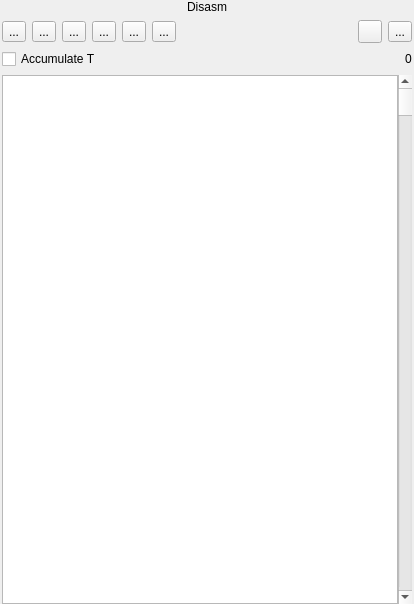
<?xml version="1.0" encoding="UTF-8"?>
<ui version="4.0">
 <class>DisasmWidget</class>
 <widget class="QWidget" name="DisasmWidget">
  <property name="geometry">
   <rect>
    <x>0</x>
    <y>0</y>
    <width>414</width>
    <height>604</height>
   </rect>
  </property>
  <property name="windowTitle">
   <string>Form</string>
  </property>
  <layout class="QVBoxLayout" name="verticalLayout">
   <property name="leftMargin">
    <number>2</number>
   </property>
   <property name="topMargin">
    <number>0</number>
   </property>
   <property name="rightMargin">
    <number>2</number>
   </property>
   <property name="bottomMargin">
    <number>0</number>
   </property>
   <item>
    <widget class="QLabel" name="labHeadDisasm">
     <property name="font">
      <font>
       <pointsize>9</pointsize>
      </font>
     </property>
     <property name="text">
      <string>Disasm</string>
     </property>
     <property name="alignment">
      <set>Qt::AlignCenter</set>
     </property>
    </widget>
   </item>
   <item>
    <layout class="QHBoxLayout" name="horizontalLayout_4">
     <item>
      <widget class="QToolButton" name="tbBreak">
       <property name="toolTip">
        <string>&lt;html&gt;&lt;head/&gt;&lt;body&gt;&lt;p&gt;Breakpoints&lt;/p&gt;&lt;/body&gt;&lt;/html&gt;</string>
       </property>
       <property name="text">
        <string>...</string>
       </property>
       <property name="icon">
        <iconset resource="../../xpeccy.qrc">
         <normaloff>:/images/stop.png</normaloff>:/images/stop.png</iconset>
       </property>
       <property name="popupMode">
        <enum>QToolButton::InstantPopup</enum>
       </property>
      </widget>
     </item>
     <item>
      <widget class="QToolButton" name="tbLabels">
       <property name="toolTip">
        <string>&lt;html&gt;&lt;head/&gt;&lt;body&gt;&lt;p&gt;Labels&lt;/p&gt;&lt;/body&gt;&lt;/html&gt;</string>
       </property>
       <property name="text">
        <string>...</string>
       </property>
       <property name="icon">
        <iconset resource="../../xpeccy.qrc">
         <normaloff>:/images/label.png</normaloff>:/images/label.png</iconset>
       </property>
       <property name="popupMode">
        <enum>QToolButton::InstantPopup</enum>
       </property>
      </widget>
     </item>
     <item>
      <widget class="QToolButton" name="tbView">
       <property name="toolTip">
        <string>&lt;html&gt;&lt;head/&gt;&lt;body&gt;&lt;p&gt;View&lt;/p&gt;&lt;/body&gt;&lt;/html&gt;</string>
       </property>
       <property name="text">
        <string>...</string>
       </property>
       <property name="icon">
        <iconset resource="../../xpeccy.qrc">
         <normaloff>:/images/bars.png</normaloff>:/images/bars.png</iconset>
       </property>
       <property name="popupMode">
        <enum>QToolButton::InstantPopup</enum>
       </property>
      </widget>
     </item>
     <item>
      <widget class="QToolButton" name="tbTrace">
       <property name="toolTip">
        <string>&lt;html&gt;&lt;head/&gt;&lt;body&gt;&lt;p&gt;Trace&lt;/p&gt;&lt;/body&gt;&lt;/html&gt;</string>
       </property>
       <property name="text">
        <string>...</string>
       </property>
       <property name="icon">
        <iconset resource="../../xpeccy.qrc">
         <normaloff>:/images/arrGreen.png</normaloff>:/images/arrGreen.png</iconset>
       </property>
       <property name="popupMode">
        <enum>QToolButton::InstantPopup</enum>
       </property>
      </widget>
     </item>
     <item>
      <widget class="QToolButton" name="tbTool">
       <property name="toolTip">
        <string>&lt;html&gt;&lt;head/&gt;&lt;body&gt;&lt;p&gt;Tools&lt;/p&gt;&lt;/body&gt;&lt;/html&gt;</string>
       </property>
       <property name="text">
        <string>...</string>
       </property>
       <property name="icon">
        <iconset resource="../../xpeccy.qrc">
         <normaloff>:/images/other.png</normaloff>:/images/other.png</iconset>
       </property>
       <property name="popupMode">
        <enum>QToolButton::InstantPopup</enum>
       </property>
      </widget>
     </item>
     <item>
      <widget class="QToolButton" name="tbDbgOpt">
       <property name="toolTip">
        <string>&lt;html&gt;&lt;head/&gt;&lt;body&gt;&lt;p&gt;Options&lt;/p&gt;&lt;/body&gt;&lt;/html&gt;</string>
       </property>
       <property name="text">
        <string>...</string>
       </property>
       <property name="icon">
        <iconset resource="../../xpeccy.qrc">
         <normaloff>:/images/settings.png</normaloff>:/images/settings.png</iconset>
       </property>
       <property name="popupMode">
        <enum>QToolButton::InstantPopup</enum>
       </property>
      </widget>
     </item>
     <item>
      <spacer name="horizontalSpacer_3">
       <property name="orientation">
        <enum>Qt::Horizontal</enum>
       </property>
       <property name="sizeHint" stdset="0">
        <size>
         <width>40</width>
         <height>20</height>
        </size>
       </property>
      </spacer>
     </item>
     <item>
      <widget class="QToolButton" name="tbRefresh">
       <property name="toolTip">
        <string>Reload snapshot &amp; labels</string>
       </property>
       <property name="text">
        <string/>
       </property>
       <property name="icon">
        <iconset resource="../../xpeccy.qrc">
         <normaloff>:/images/refresh.png</normaloff>:/images/refresh.png</iconset>
       </property>
      </widget>
     </item>
     <item>
      <widget class="QToolButton" name="tbSaveDasm">
       <property name="text">
        <string>...</string>
       </property>
       <property name="icon">
        <iconset resource="../../xpeccy.qrc">
         <normaloff>:/images/floppy.png</normaloff>:/images/floppy.png</iconset>
       </property>
       <property name="popupMode">
        <enum>QToolButton::InstantPopup</enum>
       </property>
      </widget>
     </item>
    </layout>
   </item>
   <item>
    <layout class="QHBoxLayout" name="horizontalLayout_5">
     <item>
      <widget class="QCheckBox" name="cbAccT">
       <property name="text">
        <string>Accumulate T</string>
       </property>
      </widget>
     </item>
     <item>
      <spacer name="horizontalSpacer_7">
       <property name="orientation">
        <enum>Qt::Horizontal</enum>
       </property>
       <property name="sizeHint" stdset="0">
        <size>
         <width>40</width>
         <height>20</height>
        </size>
       </property>
      </spacer>
     </item>
     <item>
      <widget class="QLabel" name="labTcount">
       <property name="text">
        <string>0</string>
       </property>
      </widget>
     </item>
    </layout>
   </item>
   <item>
    <layout class="QHBoxLayout" name="horizontalLayout_12">
     <property name="spacing">
      <number>0</number>
     </property>
     <item>
      <widget class="xDisasmTable" name="dasmTable">
       <property name="sizePolicy">
        <sizepolicy hsizetype="Expanding" vsizetype="MinimumExpanding">
         <horstretch>0</horstretch>
         <verstretch>0</verstretch>
        </sizepolicy>
       </property>
       <property name="minimumSize">
        <size>
         <width>350</width>
         <height>0</height>
        </size>
       </property>
       <property name="contextMenuPolicy">
        <enum>Qt::CustomContextMenu</enum>
       </property>
       <property name="verticalScrollBarPolicy">
        <enum>Qt::ScrollBarAlwaysOff</enum>
       </property>
       <property name="horizontalScrollBarPolicy">
        <enum>Qt::ScrollBarAlwaysOff</enum>
       </property>
       <property name="tabKeyNavigation">
        <bool>false</bool>
       </property>
       <property name="alternatingRowColors">
        <bool>true</bool>
       </property>
       <property name="selectionMode">
        <enum>QAbstractItemView::SingleSelection</enum>
       </property>
       <property name="textElideMode">
        <enum>Qt::ElideNone</enum>
       </property>
       <property name="showGrid">
        <bool>false</bool>
       </property>
       <property name="wordWrap">
        <bool>false</bool>
       </property>
       <attribute name="horizontalHeaderVisible">
        <bool>false</bool>
       </attribute>
       <attribute name="horizontalHeaderDefaultSectionSize">
        <number>28</number>
       </attribute>
       <attribute name="verticalHeaderVisible">
        <bool>false</bool>
       </attribute>
       <attribute name="verticalHeaderMinimumSectionSize">
        <number>16</number>
       </attribute>
       <attribute name="verticalHeaderDefaultSectionSize">
        <number>17</number>
       </attribute>
      </widget>
     </item>
     <item>
      <widget class="QScrollBar" name="dasmScroll">
       <property name="maximum">
        <number>65535</number>
       </property>
       <property name="pageStep">
        <number>256</number>
       </property>
       <property name="orientation">
        <enum>Qt::Vertical</enum>
       </property>
      </widget>
     </item>
    </layout>
   </item>
  </layout>
  <action name="actFetch">
   <property name="checkable">
    <bool>true</bool>
   </property>
   <property name="text">
    <string>Fetch break</string>
   </property>
  </action>
  <action name="actRead">
   <property name="checkable">
    <bool>true</bool>
   </property>
   <property name="text">
    <string>Read break</string>
   </property>
  </action>
  <action name="actWrite">
   <property name="checkable">
    <bool>true</bool>
   </property>
   <property name="text">
    <string>Write break</string>
   </property>
  </action>
  <action name="actViewOpcode">
   <property name="text">
    <string>Opcode</string>
   </property>
  </action>
  <action name="actViewByte">
   <property name="text">
    <string>Byte</string>
   </property>
  </action>
  <action name="actViewWord">
   <property name="text">
    <string>Word</string>
   </property>
  </action>
  <action name="actViewAddr">
   <property name="text">
    <string>Address</string>
   </property>
  </action>
  <action name="actShowLabels">
   <property name="checkable">
    <bool>true</bool>
   </property>
   <property name="text">
    <string>Show labels</string>
   </property>
  </action>
  <action name="actLoadLabels">
   <property name="icon">
    <iconset resource="../../xpeccy.qrc">
     <normaloff>:/images/fileopen.png</normaloff>:/images/fileopen.png</iconset>
   </property>
   <property name="text">
    <string>Load labels</string>
   </property>
  </action>
  <action name="actSaveLabels">
   <property name="icon">
    <iconset resource="../../xpeccy.qrc">
     <normaloff>:/images/floppy.png</normaloff>:/images/floppy.png</iconset>
   </property>
   <property name="text">
    <string>Save labels</string>
   </property>
  </action>
  <action name="actTrace">
   <property name="icon">
    <iconset resource="../../xpeccy.qrc">
     <normaloff>:/images/arrGreen.png</normaloff>:/images/arrGreen.png</iconset>
   </property>
   <property name="text">
    <string>Trace</string>
   </property>
  </action>
  <action name="actTraceINT">
   <property name="icon">
    <iconset resource="../../xpeccy.qrc">
     <normaloff>:/images/arrRed.png</normaloff>:/images/arrRed.png</iconset>
   </property>
   <property name="text">
    <string>Trace and stop on INT</string>
   </property>
   <property name="toolTip">
    <string>Trace, stop on INT</string>
   </property>
  </action>
  <action name="actTraceHere">
   <property name="icon">
    <iconset resource="../../xpeccy.qrc">
     <normaloff>:/images/arrOrange.png</normaloff>:/images/arrOrange.png</iconset>
   </property>
   <property name="text">
    <string>Trace and stop here</string>
   </property>
   <property name="toolTip">
    <string>Trace, stop here</string>
   </property>
  </action>
  <action name="actViewText">
   <property name="text">
    <string>Ascii</string>
   </property>
  </action>
  <action name="actSaveMap">
   <property name="icon">
    <iconset resource="../../xpeccy.qrc">
     <normaloff>:/images/floppy.png</normaloff>:/images/floppy.png</iconset>
   </property>
   <property name="text">
    <string>Save map</string>
   </property>
  </action>
  <action name="actLoadMap">
   <property name="icon">
    <iconset resource="../../xpeccy.qrc">
     <normaloff>:/images/fileopen.png</normaloff>:/images/fileopen.png</iconset>
   </property>
   <property name="text">
    <string>Load map</string>
   </property>
  </action>
  <action name="actDisasm">
   <property name="icon">
    <iconset resource="../../xpeccy.qrc">
     <normaloff>:/images/floppyRed.png</normaloff>:/images/floppyRed.png</iconset>
   </property>
   <property name="text">
    <string>Disasm to file</string>
   </property>
  </action>
  <action name="actShowSeg">
   <property name="checkable">
    <bool>true</bool>
   </property>
   <property name="text">
    <string>Show segment</string>
   </property>
  </action>
  <action name="actFill">
   <property name="icon">
    <iconset resource="../../xpeccy.qrc">
     <normaloff>:/images/fill.png</normaloff>:/images/fill.png</iconset>
   </property>
   <property name="text">
    <string>Fill...</string>
   </property>
  </action>
  <action name="actSprScan">
   <property name="icon">
    <iconset resource="../../xpeccy.qrc">
     <normaloff>:/images/pixels.png</normaloff>:/images/pixels.png</iconset>
   </property>
   <property name="text">
    <string>Sprite scanner</string>
   </property>
  </action>
  <action name="actSearch">
   <property name="icon">
    <iconset resource="../../xpeccy.qrc">
     <normaloff>:/images/search.png</normaloff>:/images/search.png</iconset>
   </property>
   <property name="text">
    <string>Search</string>
   </property>
  </action>
  <action name="actLoadDump">
   <property name="icon">
    <iconset resource="../../xpeccy.qrc">
     <normaloff>:/images/fileopen.png</normaloff>:/images/fileopen.png</iconset>
   </property>
   <property name="text">
    <string>Load dump</string>
   </property>
  </action>
  <action name="actSaveDump">
   <property name="icon">
    <iconset resource="../../xpeccy.qrc">
     <normaloff>:/images/floppy.png</normaloff>:/images/floppy.png</iconset>
   </property>
   <property name="text">
    <string>Save dump</string>
   </property>
  </action>
  <action name="actHideAddr">
   <property name="checkable">
    <bool>true</bool>
   </property>
   <property name="text">
    <string>Hide address</string>
   </property>
  </action>
  <action name="actHideAddr_2">
   <property name="checkable">
    <bool>true</bool>
   </property>
   <property name="text">
    <string>Hide address</string>
   </property>
  </action>
  <action name="actTraceLog">
   <property name="icon">
    <iconset resource="../../xpeccy.qrc">
     <normaloff>:/images/bug.png</normaloff>:/images/bug.png</iconset>
   </property>
   <property name="text">
    <string>Trace log</string>
   </property>
  </action>
  <action name="actShowKeys">
   <property name="icon">
    <iconset resource="../../xpeccy.qrc">
     <normaloff>:/images/keyboardzx.png</normaloff>:/images/keyboardzx.png</iconset>
   </property>
   <property name="text">
    <string>Keyboard</string>
   </property>
  </action>
  <action name="actMaping">
   <property name="checkable">
    <bool>true</bool>
   </property>
   <property name="text">
    <string>Runtime maping</string>
   </property>
   <property name="toolTip">
    <string>Runtime maping</string>
   </property>
  </action>
  <action name="actMapingClear">
   <property name="text">
    <string>Clear maping</string>
   </property>
  </action>
  <action name="actHeatEnable">
   <property name="checkable">
    <bool>true</bool>
   </property>
   <property name="text">
    <string>Collect memory heat-map</string>
   </property>
   <property name="toolTip">
    <string>Collect read/write/exec usage counters per memory cell</string>
   </property>
  </action>
  <action name="actHeatReset">
   <property name="text">
    <string>Reset heat-map counters</string>
   </property>
  </action>
  <action name="actHeatExport">
   <property name="text">
    <string>Export heat-map...</string>
   </property>
  </action>
  <action name="actWutcha">
   <property name="icon">
    <iconset resource="../../xpeccy.qrc">
     <normaloff>:/images/objective.png</normaloff>:/images/objective.png</iconset>
   </property>
   <property name="text">
    <string>Watcher</string>
   </property>
  </action>
  <action name="actRomWr">
   <property name="checkable">
    <bool>true</bool>
   </property>
   <property name="text">
    <string>Allow ROM wr</string>
   </property>
  </action>
  <action name="actLabelsList">
   <property name="icon">
    <iconset resource="../../xpeccy.qrc">
     <normaloff>:/images/label.png</normaloff>:/images/label.png</iconset>
   </property>
   <property name="text">
    <string>Labels list</string>
   </property>
  </action>
  <action name="actLabManager">
   <property name="icon">
    <iconset resource="../../xpeccy.qrc">
     <normaloff>:/images/star.png</normaloff>:/images/star.png</iconset>
   </property>
   <property name="text">
    <string>Labels Manager</string>
   </property>
   <property name="menuRole">
    <enum>QAction::NoRole</enum>
   </property>
  </action>
 </widget>
 <customwidgets>
  <customwidget>
   <class>xDisasmTable</class>
   <extends>QTableView</extends>
   <header location="global">stdlib.h</header>
  </customwidget>
 </customwidgets>
 <resources>
  <include location="../../xpeccy.qrc"/>
 </resources>
 <connections/>
</ui>
